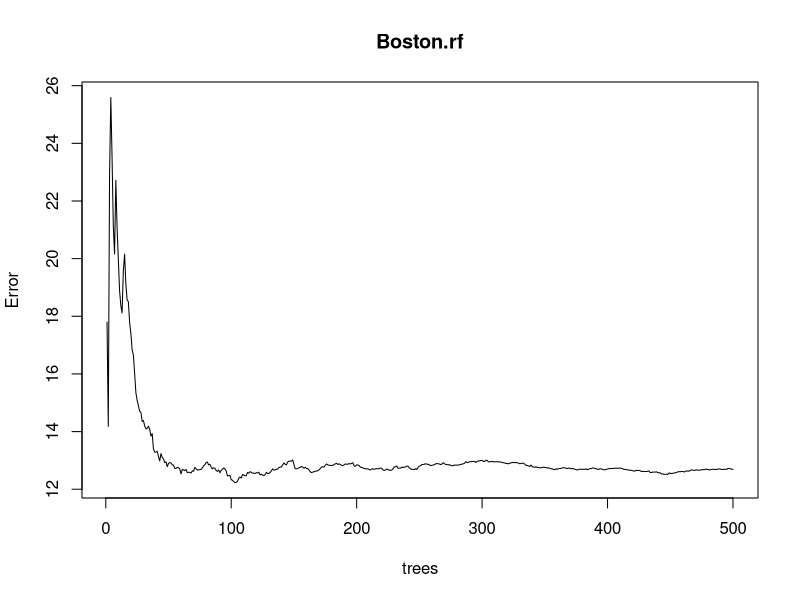
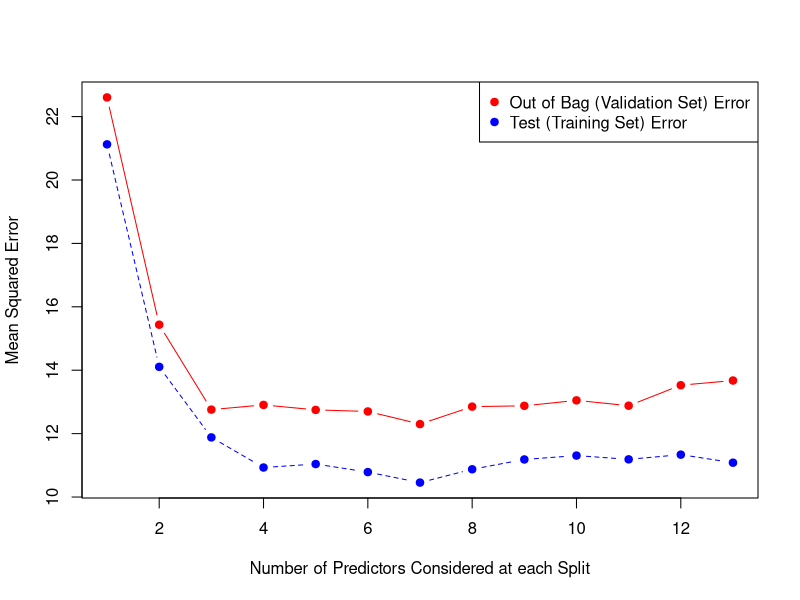
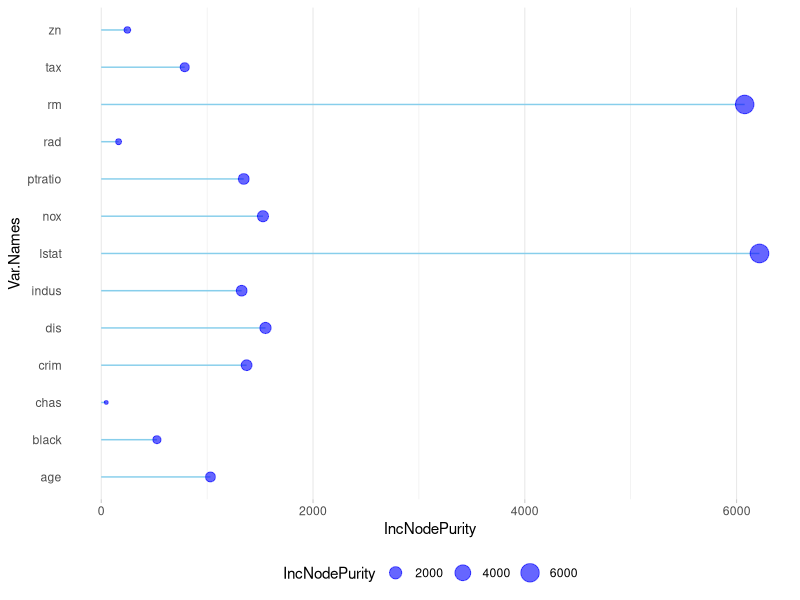

R code for these plots, in order:
##########Imports###############
#import randomFores
install.packages("randomForest")
require(randomForest)
#import MASS
install.packages("MASS") 
require(MASS)
#import ggplot
library(ggplot2)
#attach allows us to access the variables in the Boston data frame
attach(Boston)
#returns the dimentions of the Boston dataframe
dim(Boston)

#this function sets the starting number used to generate a
#squauence of random numbers to 101
set.seed(101)
#a variable called train will contain the a set of randomlly
#training sample with 300 observations
train=sample(1:nrow(Boston),300)


#Why was the training set created differently than how we created
#training and testing data sets when writing code for Bayesian
#Classification and Logistic Regression?
#Ans:
#They are different because Logistic Regression and Bayesian classification's
# dataset are created to privde the probability of each obersevation falling into
# category. Whereas, randomforest data set is a randomlly selected subset.

#Uses the Boston dataframe to create a random forest
#uses a set of index vector with the train dataset
#medv~. - medv is the dependent variable and the "~."
# referrres to "all other varaibles" as the indepedent varaibles
Boston.rf=randomForest::randomForest(medv ~ . , data = Boston ,
                                     subset = train)
#print Boston.rf on console
Boston.rf
#plot Boton.rf
#In this plot, we have the x axis with the number of trees created and the y axis with the error
#When looking at the graph, as the number of trees increase, then the number of error decreases.
plot(Boston.rf)
#This is making possible 13 Out of Bag Sample Errors found at each split
oob.err=double(13)
#This is making possible 13 Test set Error found at each split
test.err=double(13)

#loop to create 13 different predictions
for(mtry in 1:13){
  #rf contains the returned values of the expoeted variable randomForest
  # in the function of randomForest. The dataset used is Boston. The subset
  # is train. This will indicate which rows will be used.The number of
  # trees to grow is 400.
  rf=randomForest::randomForest(medv ~ . ,
                                data = Boston ,
                                subset = train,
                                mtry=mtry,
                                ntree=400)
  #out of bounds error holds 400 mean standard error from the random forest
  oob.err[mtry] = rf$mse[400]
  
  #stores a prediction of the remaining set of values in Boston that were not in the
  #training set and adding it into the random forest. This set is stored into pred.
  pred<-predict(rf,Boston[-train,]) 
  
  #error test data set
  test.err[mtry]=with(Boston[-train,],mean((medv - pred)^2))
  
  #concatnate the randomlly generated prediction
  cat(mtry," ")
}

#Why is there a for loop?
#Ans:
#The for loop is used to crate 13 predicted trees and different mtry values.

#prints test error
test.err

#print Out of Bound error
oob.err # what is OOB stand for and what does it have to do with Randome Forests? How does Bootstrap come into this?
#OOB = Out of Bag
#it is a way to validate the random forest model.
#The bootstrap is a part of this because a bootstrap sample
#selected will act as a training sample and the dataset that
#is not included is the Out of Bag sample that will not be
#used as training data

#Plotting both Test Error and Bag Error
#The red line is the Out of Bag Error estimates and the blue line is the 
#Error calucated on the test set. When looking a the the lines, we can see that
#the error minimizes after the fourth split. 
matplot(1:mtry, cbind(oob.err,test.err), pch=19 , col=c("red","blue"),type="b",ylab="Mean Squared Error",xlab="Number of Predictors Considered at each Split")
#what is a split?
#Ans:a split in a part of a decision tree within the random forest
legend("topright",legend=c("Out of Bag (Validation Set) Error","Test (Training Set) Error"),pch=19, col=c("red","blue"))


#Is the above code doing a classification or using regression to predict a value?
#What is the difference between those two things?
#How is each calculated? (use words to explain, not code)
#Ans:
#The code above is using regression to predict a value.
#Classifcation of a random forest is created to model predictor variables
# and categorical responses
#Regression of a random feorest predicts the mean or average of the individual
#trees returned which is what was plotted above.
#The regression is calculated 

#This uses the out of bag data
#The impotance method permutes the OOB data from the Boston random forest to record it's prediction error
#The same will be done to a predictor variable
#the difference between those are averaged.
#that data is then kept in ImpData
ImpData <- as.data.frame(importance(Boston.rf))
#Stores the Varaible names into ImpData
ImpData$Var.Names <- row.names(ImpData)

#This graphs the different varialbes in the ImpData to its node purity
#Node purity is a metric that calculates the split of a tree.
#This is essencially a way to measure the importance of each variable
#When looking at the graph, the variables rm and lstat shows high purity,
#this means that if you were to pick a point, it would most likely belong to
#the variables with the highest purity.
ggplot(ImpData, aes(x=Var.Names, y=`IncNodePurity`)) +
  geom_segment( aes(x=Var.Names, xend=Var.Names, y=0, yend=`IncNodePurity`), color="skyblue") +
  geom_point(aes(size = IncNodePurity), color="blue", alpha=0.6) +
  theme_light() +
  coord_flip() +
  theme(
    legend.position="bottom",
    panel.grid.major.y = element_blank(),
    panel.border = element_blank(),
    axis.ticks.y = element_blank()
  )

#Explain how to read and understand each visualization the code produces.

